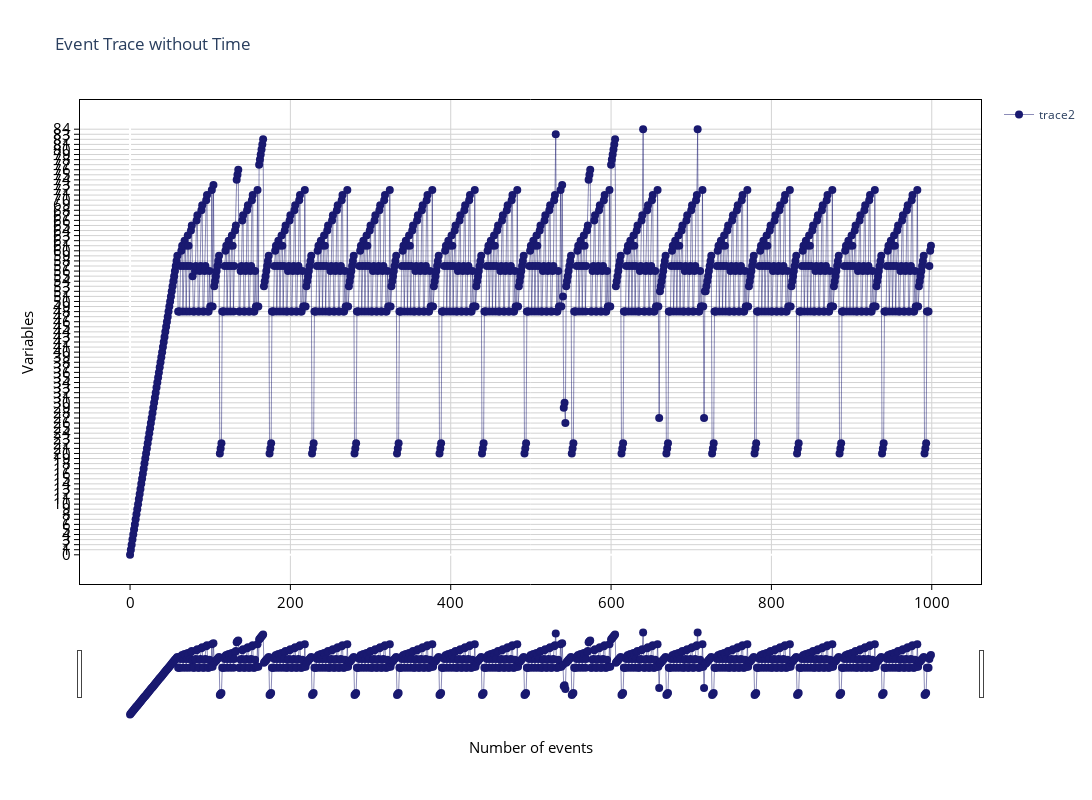

This figure's notebook cell:
### Code cell
### plot single trace
for i, df in enumerate(all_df):
    
    if i == trace_file:
        plot_single_trace(df, sorted_keys, with_time=False, is_xticks=False)

### Figure 1 — Plotly figure (JSON) as saved in the notebook; plotly's stock layout.template omitted (floating-point values rounded to 4 significant figures; data arrays with more than 128 entries replaced by an {"elided": "..."} marker saying what was removed)
{"data": [{"line": {"width": 0.5}, "marker": {"color": "midnightblue", "size": 8}, "mode": "lines+markers", "name": "trace2", "showlegend": true, "type": "scatter", "y": {"elided": "1000 int values"}}], "layout": {"autosize": true, "height": 800, "plot_bgcolor": "rgba(0,0,0,0)", "title": {"text": "Event Trace without Time"}, "width": 1200, "xaxis": {"color": "black", "gridcolor": "lightgrey", "linecolor": "black", "mirror": true, "rangeslider": {"visible": true}, "showline": true, "tickfont": {"size": 15}, "ticks": "outside", "title": {"font": {"size": 15}, "text": "Number of events"}, "type": "linear"}, "yaxis": {"color": "black", "gridcolor": "lightgrey", "linecolor": "black", "mirror": true, "showline": true, "tickfont": {"size": 15}, "ticks": "outside", "ticktext": [0, 1, 2, 3, 4, 5, 6, 7, 8, 9, 10, 11, 12, 13, 14, 15, 16, 17, 18, 19, 20, 21, 22, 23, 24, 25, 26, 27, 28, 29, 30, 31, 32, 33, 34, 35, 36, 37, 38, 39, 40, 41, 42, 43, 44, 45, 46, 47, 48, 49, 50, 51, 52, 53, 54, 55, 56, 57, 58, 59, 60, 61, 62, 63, 64, 65, 66, 67, 68, 69, 70, 71, 72, 73, 74, 75, 76, 77, 78, 79, 80, 81, 82, 83, 84], "tickvals": [0, 1, 2, 3, 4, 5, 6, 7, 8, 9, 10, 11, 12, 13, 14, 15, 16, 17, 18, 19, 20, 21, 22, 23, 24, 25, 26, 27, 28, 29, 30, 31, 32, 33, 34, 35, 36, 37, 38, 39, 40, 41, 42, 43, 44, 45, 46, 47, 48, 49, 50, 51, 52, 53, 54, 55, 56, 57, 58, 59, 60, 61, 62, 63, 64, 65, 66, 67, 68, 69, 70, 71, 72, 73, 74, 75, 76, 77, 78, 79, 80, 81, 82, 83, 84], "title": {"font": {"size": 15}, "text": "Variables"}}}}
